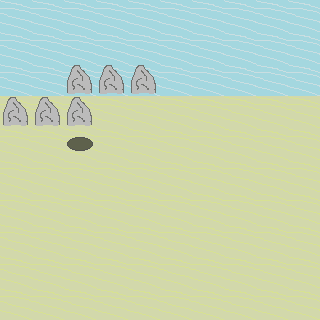

This game map was drawn from its Tiled (.tmx) file and the tilesets committed beside it. A one-line description and the full map source follow:
An orthogonal 10x10 tile map with 32x32 px tiles, 3 tile layers (layer1, layer3, layer2).

<map version="1.0" tiledversion="1.1.4" orientation="orthogonal" renderorder="right-down" width="10" height="10" tilewidth="32" tileheight="32" infinite="0" nextobjectid="1">
 <tileset firstgid="1" name="praia" tilewidth="32" tileheight="32" tilecount="4" columns="2">
  <image source="prainha.png" width="64" height="64" />
 </tileset>
 <layer name="layer1" width="10" height="10">
  <data encoding="csv">
0,0,0,0,0,0,0,0,0,0,
0,0,0,0,0,0,0,0,0,0,
0,0,0,0,0,0,0,0,0,0,
0,0,0,0,0,0,0,0,0,0,
0,0,0,0,0,0,0,0,0,0,
0,0,0,0,0,0,0,0,0,0,
0,0,0,0,0,0,0,0,0,0,
0,0,0,0,0,0,0,0,0,0,
0,0,0,0,0,0,0,0,0,0,
0,0,0,0,0,0,0,0,0,0
</data>
 </layer>
 <layer name="layer3" width="10" height="10">
  <data encoding="csv">
1,1,1,1,1,1,1,1,1,0,
1,1,1,1,1,1,1,1,1,1,
1,1,1,1,1,1,1,1,1,1,
2,2,2,2,2,2,2,2,2,2,
2,2,2,2,2,2,2,2,2,2,
2,2,2,2,2,2,2,2,2,2,
2,2,2,2,2,2,2,2,2,2,
2,2,2,2,2,2,2,2,2,2,
2,2,2,2,2,2,2,2,2,2,
2,2,2,2,2,2,2,2,2,2
</data>
 </layer>
 <layer name="layer2" width="10" height="10">
  <data encoding="csv">
0,0,0,0,0,0,0,0,0,1,
0,0,0,0,0,0,0,0,0,0,
0,0,3,3,3,0,0,0,0,0,
3,3,3,0,0,0,0,0,0,0,
0,0,4,0,0,0,0,0,0,0,
0,0,0,0,0,0,0,0,0,0,
0,0,0,0,0,0,0,0,0,0,
0,0,0,0,0,0,0,0,0,0,
0,0,0,0,0,0,0,0,0,0,
0,0,0,0,0,0,0,0,0,0
</data>
 </layer>
</map>
